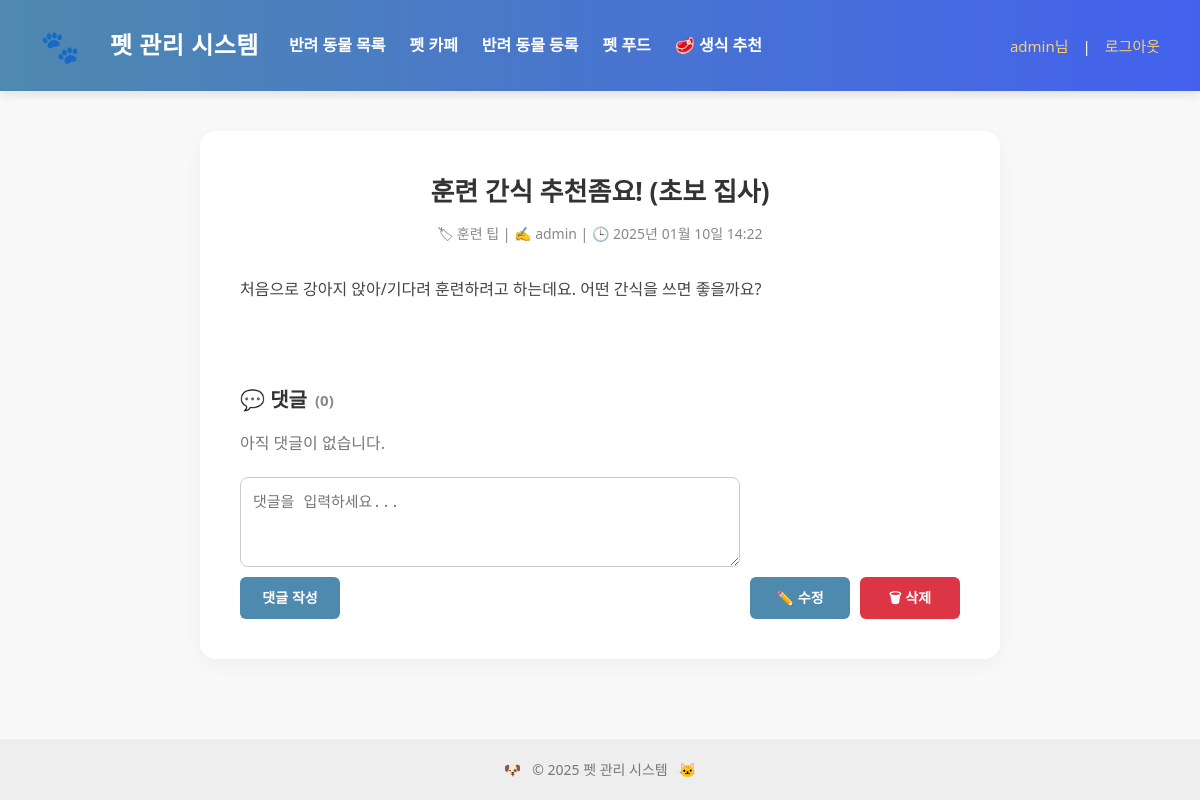
Page /posts/2/ (signed in) on the committed database.
### pet/models.py (models this page shows, shortened)
class Post(models.Model):
    CATEGORY_CHOICES = [
        ('health', '건강 관리'),
        ('training', '훈련 팁'),
        ('tips', '팁 & 조언'),
        ('community', '커뮤니티'),
        ('events', '이벤트'),
        ('daily', '일상 공유'),
        ('food', '반려동물 음식'),
        ('funny', '웃긴 순간들'),
        ('travel', '여행과 외출'),
        ('question', '질문 있어요'),
    ]
    title = models.CharField(max_length=255)
    content = models.TextField()
    category = models.CharField(max_length=20, choices=CATEGORY_CHOICES)
    user = models.ForeignKey(User, on_delete=models.CASCADE)
    created_at = models.DateTimeField(auto_now_add=True)
    updated_at = models.DateTimeField(auto_now=True)

### pet/views.py (the view)
# urls.py: path('posts/<int:pk>/', views.post_detail, name='post_detail'),
@login_required
def post_detail(request, pk):
    post = get_object_or_404(Post, pk=pk)
    comment_form = CommentForm(request.POST or None)
    if request.method == 'POST' and comment_form.is_valid():
        comment = comment_form.save(commit=False)
        comment.post = post
        comment.user = request.user
        comment.save()
        return HttpResponseRedirect(reverse('pet:post_detail', args=[pk]) + "#comments")
    return render(request, 'pet/post_detail.html', {
        'post': post,
        'comments': post.comments.all(),
        'comment_form': comment_form
    })

### pet/forms.py
class CommentForm(forms.ModelForm):
    class Meta:
        model = Comment
        fields = ['content']
        widgets = {
            'content': forms.Textarea(attrs={
                'rows': 3,
                'placeholder': '댓글을 입력하세요...'
            })
        }

### pet/templates/pet/post_detail.html (shortened to what this page needs)
{% extends 'pet/pet_base.html' %}
{% block content %}
<div class="post-box">
  <div class="post-title">{{ post.title }}</div>
  <div class="post-meta">
    🏷 {{ post.get_category_display }} | ✍️ {{ post.user.username }} | 🕒 {{ post.created_at|date:"Y년 m월 d일 H:i" }}
  </div>
  <div class="post-content">
    {{ post.content|linebreaks }}
  </div>
  <div class="comment-section" id="comments">
    <h3>💬 댓글 <span style="font-size: 15px; color: #888;">({{ comments|length }})</span></h3>
    {% if comments %}
      <ul class="comment-list">
        {% for comment in comments %}
          <li class="comment-item">
            <div class="comment-item-header">
              <span>{{ comment.user.username }}</span>
              <small style="color: #888;">{{ comment.created_at|date:"Y.m.d H:i" }}</small>
            </div>
            <p>{{ comment.content|linebreaksbr }}</p>
            {% if request.user == comment.user or request.user.is_superuser %}
              <div style="display: flex; justify-content: flex-end; margin-top: 10px;">
                <form method="post" action="{% url 'pet:delete_comment' post.pk comment.id %}" style="margin: 0;">
                  {% csrf_token %}
                  <button type="submit" class="btn btn-danger">🗑 삭제</button>
                </form>
              </div>
            {% endif %}
          </li>
        {% endfor %}
      </ul>
    {% else %}
      <p style="color: #777;">아직 댓글이 없습니다.</p>
    {% endif %}
    <div style="display: flex; gap: 10px; align-items: flex-end; margin-top: 20px;">
      {% if user.is_authenticated %}
        <form method="post" class="comment-form">
          {{ comment_form.content }}
          <button type="submit" class="btn" style="margin-top: 10px; align-self: flex-start;">댓글 작성</button>
        </form>
      {% else %}
        <p style="color:#888;">댓글을 작성하려면 로그인 해주세요.</p>
      {% endif %}
      {% if request.user == post.user or request.user.is_superuser %}
        <div style="display: flex; flex-direction: row; gap: 10px; align-items: flex-end;">
          <form method="get" action="{% url 'pet:post_create' %}">
            <button type="submit" class="btn">✏️ 수정</button>
          </form>
          <form method="post" action="{% url 'pet:post_delete' post.id %}">
            <button type="submit" class="btn btn-danger" onclick="return confirm('정말 삭제하시겠습니까?')">🗑 삭제</button>
          </form>
        </div>
      {% endif %}
    </div>
  </div>
</div>
{% endblock %}

### pet/templates/pet/pet_base.html (shortened to what this page needs)
<!DOCTYPE html>
<html lang="ko">
<head>
    {% load static %}
</head>
<body>
    <header>
        <div class="header-inner">
            <div class="header-left">
                <div class="logo">🐾</div>
                <div class="site-title"><a href="{% url 'pet:pet_home' %}">펫 관리 시스템</a></div>
                <nav class="header-menu">
                    <a href="{% url 'pet:animal_list' %}">반려 동물 목록</a>
                    <a href="{% url 'pet:post_list' %}">펫 카페</a>
                    <a href="{% url 'pet:animal_create' %}">반려 동물 등록</a>
                    <a href="{% url 'pet:pet_food_list' %}">펫 푸드</a>
                    <a href="{% url 'pet:recommendation_list' %}">🥩 생식 추천</a>
                </nav>
            </div>
            <div class="auth-right">
                {% if user.is_authenticated %}
                    <span>{{ user.username }}님</span> |
                    <form action="{% url 'logout' %}" method="post" style="display:inline;">
                        <button type="submit">로그아웃</button>
                    </form>
                {% else %}
                    <a href="{% url 'login' %}">로그인</a> |
                    <a href="{% url 'pet:signup' %}">회원가입</a>
                {% endif %}
            </div>
        </div>
    </header>
    <main>
        {% block content %}{% endblock %}
    </main>
    <footer>
        <p>🐶 &nbsp; &copy; 2025 펫 관리 시스템 &nbsp; 🐱</p>
    </footer>
</body>
</html>

### pet/templates/pet/pet_base.html (style rules this page uses)
* { box-sizing: border-box; margin: 0; padding: 0; }
body { font-family: 'Segoe UI', sans-serif; background-color: #f9f9f9; color: #333; line-height: 1.6; }
header { background: linear-gradient(to right, #4e89ae, #4361ee); color: white; padding: 20px 0; box-shadow: 0 4px 10px rgba(0, 0, 0, 0.1); }
.header-inner { width: 100%; max-width: 100%; margin: 0 auto; display: flex; justify-content: space-between; align-items: center; padding: 0 40px; flex-wrap: wrap; }
.header-left { display: flex; align-items: center; gap: 30px; flex-wrap: wrap; }
.logo { font-size: 32px; }
.site-title a { font-size: 24px; font-weight: 700; color: #fff; text-decoration: none; letter-spacing: 0.5px; }
.header-menu { display: flex; gap: 24px; }
.header-menu a { color: #fff; text-decoration: none; font-weight: 600; font-size: 16px; transition: color 0.3s ease; }
.auth-right { display: flex; align-items: center; gap: 14px; font-size: 15px; }
.auth-right a, .auth-right span { color: #ffd166; text-decoration: none; font-weight: 500; }
.auth-right button { background: none; border: none; color: #ffd166; font-size: 15px; cursor: pointer; font-family: inherit; }
main { padding: 40px 40px; max-width: 100%; width: 100%; margin: 0 auto; }
footer { background-color: #eee; text-align: center; padding: 20px; font-size: 14px; color: #777; margin-top: 40px; }

### pet/templates/pet/post_detail.html (style rules this page uses)
.post-box { max-width: 800px; margin: 0 auto; background: white; padding: 40px; border-radius: 16px; box-shadow: 0 6px 24px rgba(0, 0, 0, 0.05); }
.post-title { font-size: 26px; font-weight: 700; text-align: center; margin-bottom: 10px; }
.post-meta { text-align: center; font-size: 14px; color: #888; margin-bottom: 30px; }
.post-content { font-size: 16px; line-height: 1.8; color: #444; margin-bottom: 40px; }
.btn, .btn-danger { display: inline-flex; align-items: center; justify-content: center; height: 42px; width: 100px; padding: 0 14px; font-size: 14px; font-weight: 600; border: none; border-radius: 6px; text-decoration: none; cursor: pointer; line-height: 1; }
.btn { background-color: #4e89ae; color: white; }
.btn-danger { background-color: #dc3545; color: white; }
.comment-section { margin-top: 40px; }
.comment-section h3 { display: flex; align-items: center; gap: 8px; font-size: 20px; margin-bottom: 15px; }
.comment-form { flex: 1; display: flex; flex-direction: column; }
.comment-form textarea { width: 100%; min-height: 90px; padding: 12px; border-radius: 8px; border: 1px solid #ccc; font-size: 15px; resize: vertical; }

### rows in the picture
Post: title "훈련 간식 추천좀요! (초보 집사)", category "훈련 팁", user.username "admin", created_at "2025년 01월 10일 14:22", content "처음으로 강아지 앉아/기다려 훈련하려고 하는데요. 어떤 간식을 쓰면 좋을까요?"

### other values in the picture
{{ user.username }} "admin"
{{ comments|length }} "0"
